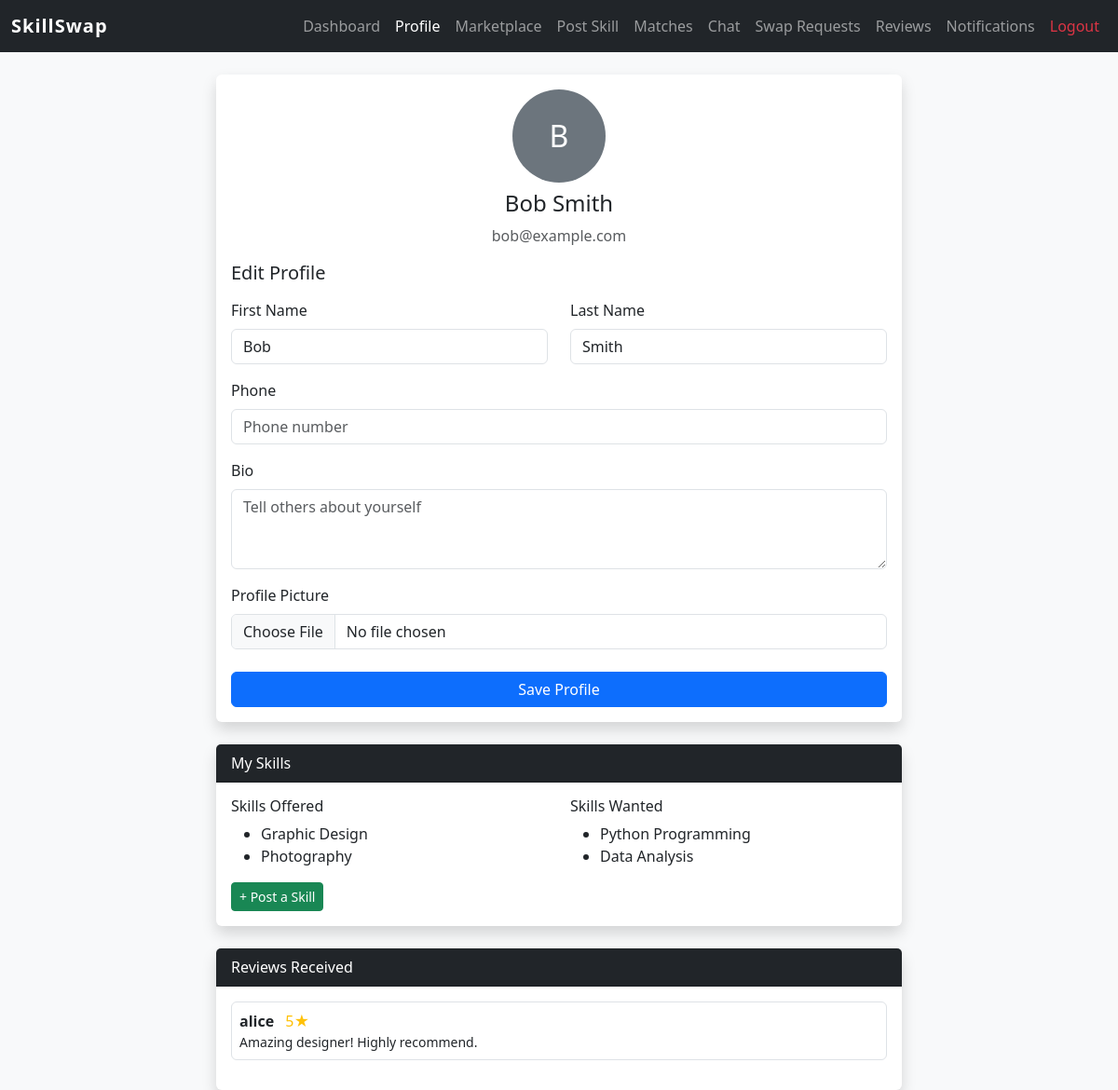
Page /profile/ (signed in) on the committed database.
### core/models.py (models this page shows, shortened)
class UserProfile(models.Model):
    user = models.OneToOneField(User, on_delete=models.CASCADE, related_name='profile')
    bio = models.TextField(blank=True)
    profile_pic = models.ImageField(upload_to='profiles/', blank=True, null=True)
    phone = models.CharField(max_length=20, blank=True)

class Skill(models.Model):
    user = models.ForeignKey(User, on_delete=models.CASCADE, related_name='skills')
    name = models.CharField(max_length=100)
    description = models.TextField(blank=True)
    skill_wanted = models.CharField(max_length=100, blank=True)
    is_active = models.BooleanField(default=True)
    created_at = models.DateTimeField(auto_now_add=True)

class Review(models.Model):
    RATING_CHOICES = [(i, str(i)) for i in range(1, 6)]
    reviewer = models.ForeignKey(User, on_delete=models.CASCADE, related_name='given_reviews')
    reviewed_user = models.ForeignKey(User, on_delete=models.CASCADE, related_name='received_reviews')
    rating = models.IntegerField(choices=RATING_CHOICES)
    comment = models.TextField(blank=True)
    created_at = models.DateTimeField(auto_now_add=True)

### core/views.py (the view)
# urls.py: path('profile/', views.profile_view, name='profile'),
@login_required
def profile_view(request):
    create_profile_if_missing(request.user)
    profile = request.user.profile
    if request.method == 'POST':
        form = ProfileForm(request.POST, request.FILES, instance=profile)
        if form.is_valid():
            profile = form.save(commit=False)
            request.user.first_name = form.cleaned_data.get('first_name', '')
            request.user.last_name = form.cleaned_data.get('last_name', '')
            request.user.save()
            profile.save()
            messages.success(request, 'Profile updated successfully!')
            return redirect('profile')
    else:
        form = ProfileForm(instance=profile, initial={
            'first_name': request.user.first_name,
            'last_name': request.user.last_name,
        })
    my_skills = Skill.objects.filter(user=request.user, is_active=True)
    reviews = Review.objects.filter(reviewed_user=request.user)
    return render(request, 'profile.html', {'form': form, 'my_skills': my_skills, 'reviews': reviews})

### core/forms.py
class ProfileForm(forms.ModelForm):
    first_name = forms.CharField(
        required=False,
        widget=forms.TextInput(attrs={'class': 'form-control mb-3'})
    )
    last_name = forms.CharField(
        required=False,
        widget=forms.TextInput(attrs={'class': 'form-control mb-3'})
    )
    class Meta:
        model = UserProfile
        fields = ['bio', 'profile_pic', 'phone']
        widgets = {
            'bio': forms.Textarea(attrs={'class': 'form-control mb-3', 'rows': 3, 'placeholder': 'Tell others about yourself'}),
            'phone': forms.TextInput(attrs={'class': 'form-control mb-3', 'placeholder': 'Phone number'}),
            'profile_pic': forms.FileInput(attrs={'class': 'form-control mb-3'}),
        }

### core/views.py (called while the page is built)
def create_profile_if_missing(user):
    UserProfile.objects.get_or_create(user=user)

### templates/profile.html (shortened to what this page needs)
{% extends 'base.html' %}
{% block nav_profile %}active{% endblock %}
{% block content %}
<div class="container mt-4">
  <div class="row justify-content-center">
    <div class="col-md-8">
      <div class="card shadow border-0 mb-4">
        <div class="card-body">
          <div class="text-center mb-3">
            {% if request.user.profile.profile_pic %}
            <img src="{{ request.user.profile.profile_pic.url }}" class="rounded-circle" width="100" height="100" style="object-fit:cover;">
            {% else %}
            <div class="rounded-circle bg-secondary text-white d-inline-flex align-items-center justify-content-center" style="width:100px;height:100px;font-size:2rem;">
              {{ request.user.username|first|upper }}
            </div>
            {% endif %}
            <h4 class="mt-2">{{ request.user.get_full_name|default:request.user.username }}</h4>
            <p class="text-muted">{{ request.user.email }}</p>
          </div>
          <h5 class="mb-3">Edit Profile</h5>
          <form method="post" enctype="multipart/form-data">
            <div class="row">
              <div class="col-md-6">
                <label class="form-label">First Name</label>
                {{ form.first_name }}
              </div>
              <div class="col-md-6">
                <label class="form-label">Last Name</label>
                {{ form.last_name }}
              </div>
            </div>
            <label class="form-label">Phone</label>
            {{ form.phone }}
            <label class="form-label">Bio</label>
            {{ form.bio }}
            <label class="form-label">Profile Picture</label>
            {{ form.profile_pic }}
            <button type="submit" class="btn btn-primary w-100 mt-2">Save Profile</button>
          </form>
        </div>
      </div>
      <div class="card shadow border-0 mb-4">
        <div class="card-header bg-dark text-white">My Skills</div>
        <div class="card-body">
          {% if my_skills %}
          <div class="row">
            <div class="col-md-6">
              <h6>Skills Offered</h6>
              <ul>
                {% for skill in my_skills %}
                <li>{{ skill.name }}</li>
                {% endfor %}
              </ul>
            </div>
            <div class="col-md-6">
              <h6>Skills Wanted</h6>
              <ul>
                {% for skill in my_skills %}
                {% if skill.skill_wanted %}<li>{{ skill.skill_wanted }}</li>{% endif %}
                {% endfor %}
              </ul>
            </div>
          </div>
          {% else %}
          <p class="text-muted">No skills posted yet.</p>
          {% endif %}
          <a href="{% url 'post_skill' %}" class="btn btn-success btn-sm">+ Post a Skill</a>
        </div>
      </div>
      {% if reviews %}
      <div class="card shadow border-0">
        <div class="card-header bg-dark text-white">Reviews Received</div>
        <div class="card-body">
          {% for review in reviews %}
          <div class="mb-3 p-2 border rounded">
            <strong>{{ review.reviewer.username }}</strong>
            <span class="text-warning ms-2">{{ review.rating }}&#9733;</span>
            <p class="mb-0 small">{{ review.comment }}</p>
          </div>
          {% endfor %}
        </div>
      </div>
      {% endif %}
    </div>
  </div>
</div>
{% endblock %}

### templates/base.html (style rules this page uses)
body { background-color: #f8f9fa; }

### rows in the picture
Skill: name "Graphic Design", skill_wanted "Python Programming"
Skill: name "Photography", skill_wanted "Data Analysis"
Review: reviewer.username "alice", rating "5", comment "Amazing designer! Highly recommend."

### other values in the picture
{{ request.user.username|first|upper }} "B"
{{ request.user.get_full_name|default:request.user.username }} "Bob Smith"
{{ request.user.email }} "bob@example.com"
